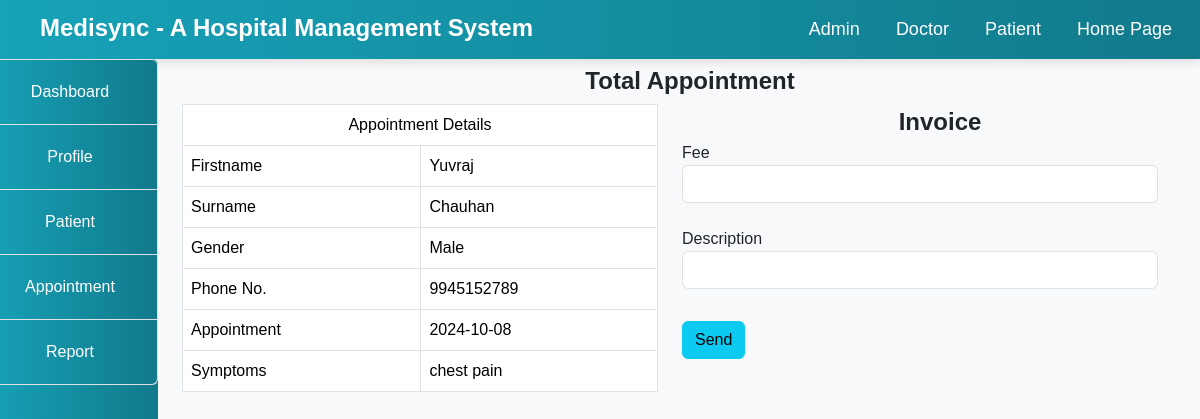
Page /Hospital/doctor/discharge.php?id=1 on the committed database.
### tables this page shows
CREATE TABLE `appointment` (
  `id` int(100) NOT NULL,
  `firstname` varchar(100) NOT NULL,
  `surname` varchar(100) NOT NULL,
  `gender` varchar(100) NOT NULL,
  `phone` varchar(100) NOT NULL,
  `doctor_id` varchar(100) NOT NULL,
  `appointment_date` varchar(100) NOT NULL,
  `symptoms` varchar(100) NOT NULL,
  `status` varchar(100) NOT NULL,
  `date_booked` varchar(100) NOT NULL,
  `patient_id` int(100) NOT NULL,
  `description` varchar(100) DEFAULT NULL,
  `amount_paid` int(10) DEFAULT NULL
);

### Hospital/doctor/discharge.php (the view, shortened to what this page needs)
<!DOCTYPE html>
<html lang="en">
<head>
</head>
<body>
    <?php
    include("../include/header.php");
    include("../include/connection.php");
    ?>
    <div class="container-fluid">
        <div class="col-md-12">
            <div class="row">
                <div class="col-md-2" style="margin-left: -30px;">
                    <?php
                    include("sidenav.php");
                    ?>
                </div>
                <div class="col-md-10">
                    <h5 class="text-center my-2">Total Appointment</h5>
                    <?php
                        if(isset($_GET['id'])) {
                            $id = $_GET['id'];
                            $query = "SELECT * FROM appointment WHERE id='$id'";
                            $res = mysqli_query($connect, $query);
                            $row = mysqli_fetch_array($res);
                        }
                    ?>
                    <div class="col-md-12">
                        <div class="row">
                            <div class="col-md-6">
                                <table class="table table-bordered">
                                    <tr>
                                        <td colspan="2" class="text-center">Appointment Details</td>
                                    </tr>
                                    <tr>
                                        <td>Firstname</td>
                                        <td><?php echo $row['firstname']; ?></td>
                                    </tr>
                                    <tr>
                                        <td>Surname</td>
                                        <td><?php echo $row['surname']; ?></td>
                                    </tr>
                                    <tr>
                                        <td>Gender</td>
                                        <td><?php echo $row['gender']; ?></td>
                                    </tr>
                                    <tr>
                                        <td>Phone No.</td>
                                        <td><?php echo $row['phone']; ?></td>
                                    </tr>
                                    <tr>
                                        <td>Appointment</td>
                                        <td><?php echo $row['appointment_date']; ?></td>
                                    </tr>
                                    <tr>
                                        <td>Symptoms</td>
                                        <td><?php echo $row['symptoms']; ?></td>
                                    </tr>
                                </table>
                            </div>
                            <div class="col-md-6">
                                <h5 class="text-center my-1">Invoice</h5>
                                <form method="post">
                                    <label>Fee</label>
                                    <input type="number" name="fee" class="form-control" autocomplete="off" palceholder="Enter patient Fee">
                                    <br>
                                    <label>Description</label>
                                    <input type="text" name="des" class="form-control" autocomplete="off" palceholder="Enter description">
                                    <br>
                                    <input type="submit" name="send" class="btn btn-info my-2"value="Send">
                                </form>
                            </div>
                        </div>
                    </div>
                </div>
            </div>
        </div>
    </div>
</body>
</html>

### Hospital/include/header.php (style rules this page uses)
body { font-family: 'Arial', sans-serif; background-color: #f8f9fa; }
h5 { margin-left: 40px; margin-top: 5px; font-size: 24px; font-weight: bold; }

### rows in the picture
appointment: firstname "Yuvraj", surname "Chauhan", gender "Male", phone "9945152789", appointment_date "2024-10-08", symptoms "chest pain"
